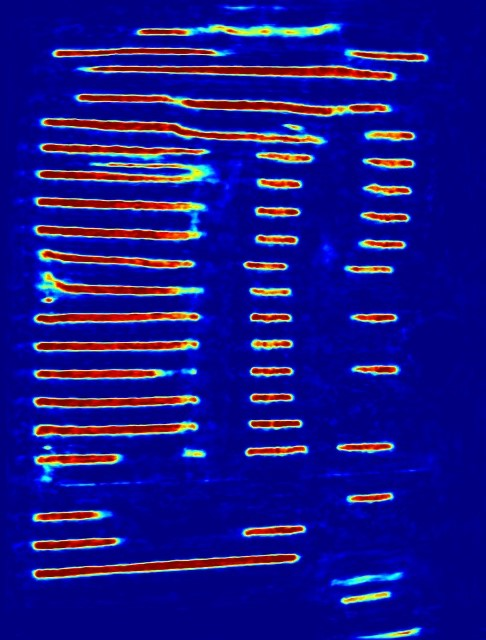
#> input picture test_b.jpg, 486 x 640 px
$ python get_row_col.py
#> lines starting #> are read from the running program, lines starting #| are printed output that depends on the picture; after the words box and inside, x2 and y2 are one past the last pixel; in counts of white or black regions, pixels touching at a corner belong together
#> further down, img is the input picture: shape (640, 486, 3); mean B, G, R 137.7, 19.7, 25.2
import cv2
import matplotlib.pyplot as plt
import numpy as np


# [51 lines left out: function naive_nms, not called in this run]


def seg_kmeans_gray(path):
#> called with path = 'test_b.jpg'
    img = cv2.imread(path)
    gray = cv2.cvtColor(img, cv2.COLOR_BGR2GRAY)
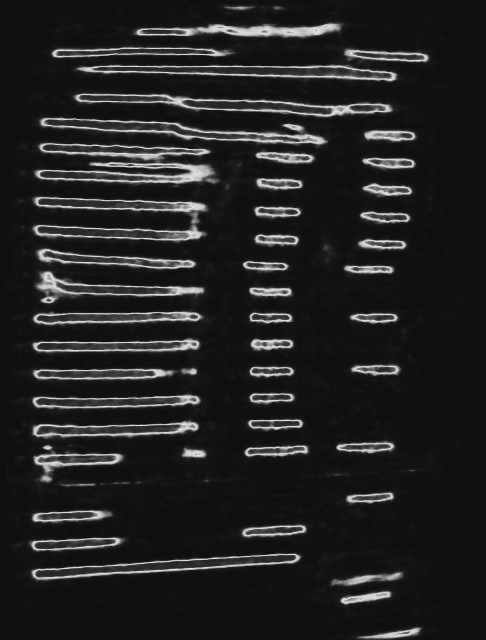
#> gray: shape (640, 486); min 11, max 234, mean 34.8
    gray = cv2.GaussianBlur(gray, (3, 3), 0)
    height = gray.shape[0]
#> height = 640
    width = gray.shape[1]
#> width = 486

    # 展平
    img_flat = gray.reshape((gray.shape[0] * gray.shape[1], 1))
    img_flat = np.float32(img_flat)

    # 迭代参数
    criteria = (cv2.TERM_CRITERIA_EPS + cv2.TermCriteria_MAX_ITER, 20, 0.5)
    flags = cv2.KMEANS_RANDOM_CENTERS

    # 聚类
    n = 2
    compactness, labels, centers = cv2.kmeans(img_flat, n, None, criteria, 10, flags)
#> compactness = 83714036.5; centers = [135.7, 20.8]

    # 显示结果

    o1 = np.zeros((gray.shape[0], gray.shape[1], 3))
    o2 = np.zeros((gray.shape[0], gray.shape[1]))

    for i in range(len(labels)):
        if labels[i] == 1:
            o1[i // width][i % width][0] = img[i // width][i % width][0]
            o1[i // width][i % width][1] = img[i // width][i % width][1]
            o1[i // width][i % width][2] = img[i // width][i % width][2]
            o2[i // width][i % width] = 255
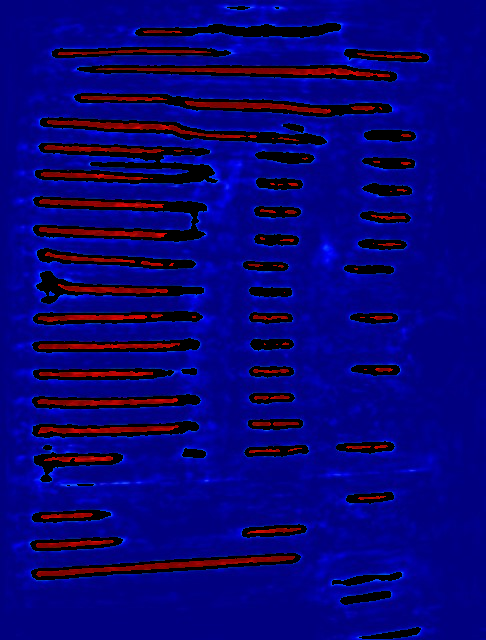
#> o1: shape (640, 486, 3) float64; mean B, G, R 120.3, 2.3, 7.6
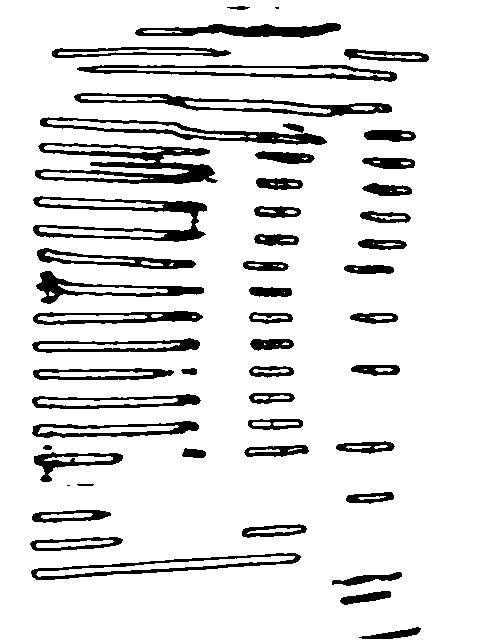
#> o2: shape (640, 486) float64; 87.8% white; 53 black regions (2 under 20 px), largest, box (x1, y1, x2, y2) and area: (35, 143, 218, 184) 3356, (33, 196, 207, 242) 2505, (74, 93, 392, 117) 2197

    o1 = np.uint8(o1)

    return o1, o2


'''img = cv2.imread('test_b.jpg')
gray = cv2.cvtColor(img, cv2.COLOR_BGR2GRAY)
kernel = np.ones((3, 3), np.uint8)
erosion = cv2.erode(gray, kernel, iterations=3)
cv2.imshow('e', erosion)
cv2.waitKey(0)'''
path = 'test_b.jpg'
img = cv2.imread(path)
img_c = img.copy()
seg, binary = seg_kmeans_gray(path)
gray = cv2.cvtColor(seg, cv2.COLOR_BGR2GRAY)
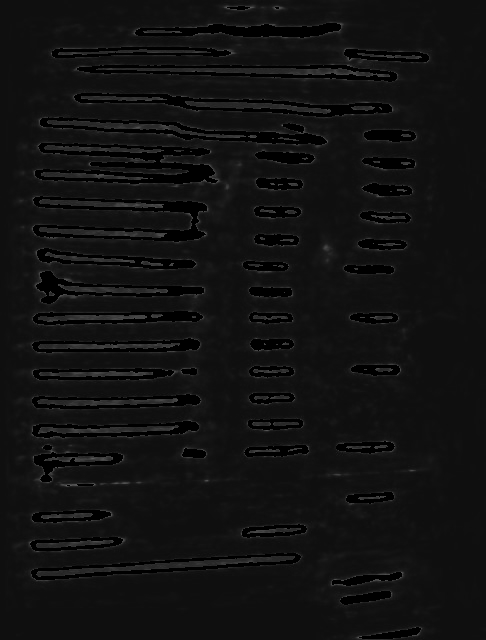
#> gray: shape (640, 486); min 0, max 97, mean 17.4
kernel = np.ones((3, 3), np.uint8)
img_open = cv2.morphologyEx(gray, cv2.MORPH_OPEN, kernel, iterations=2)
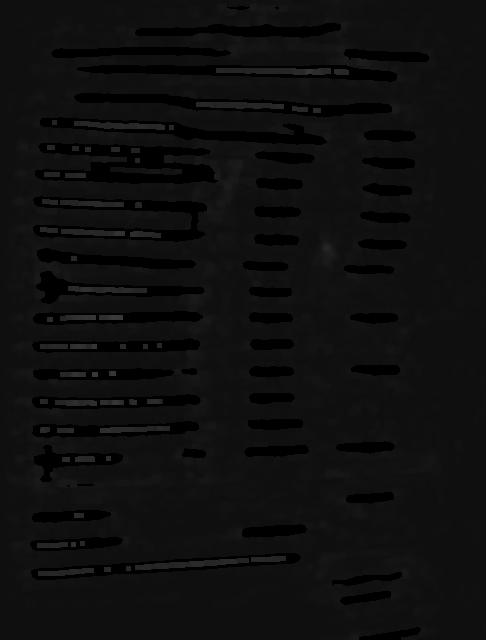
#> img_open: shape (640, 486); min 0, max 58, mean 14.4
#> (the run stopped early here; a loop or call above may not have finished)
